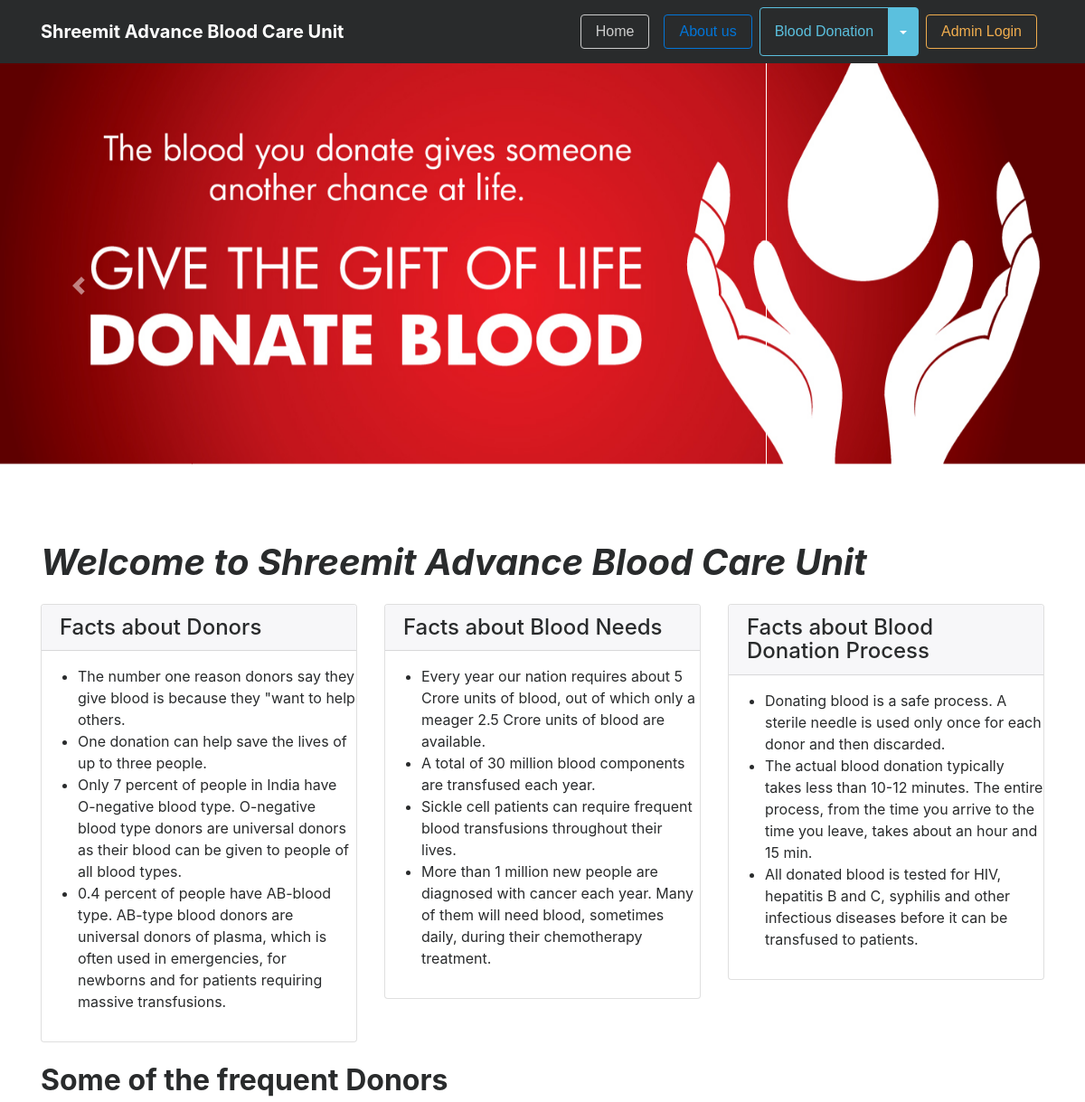
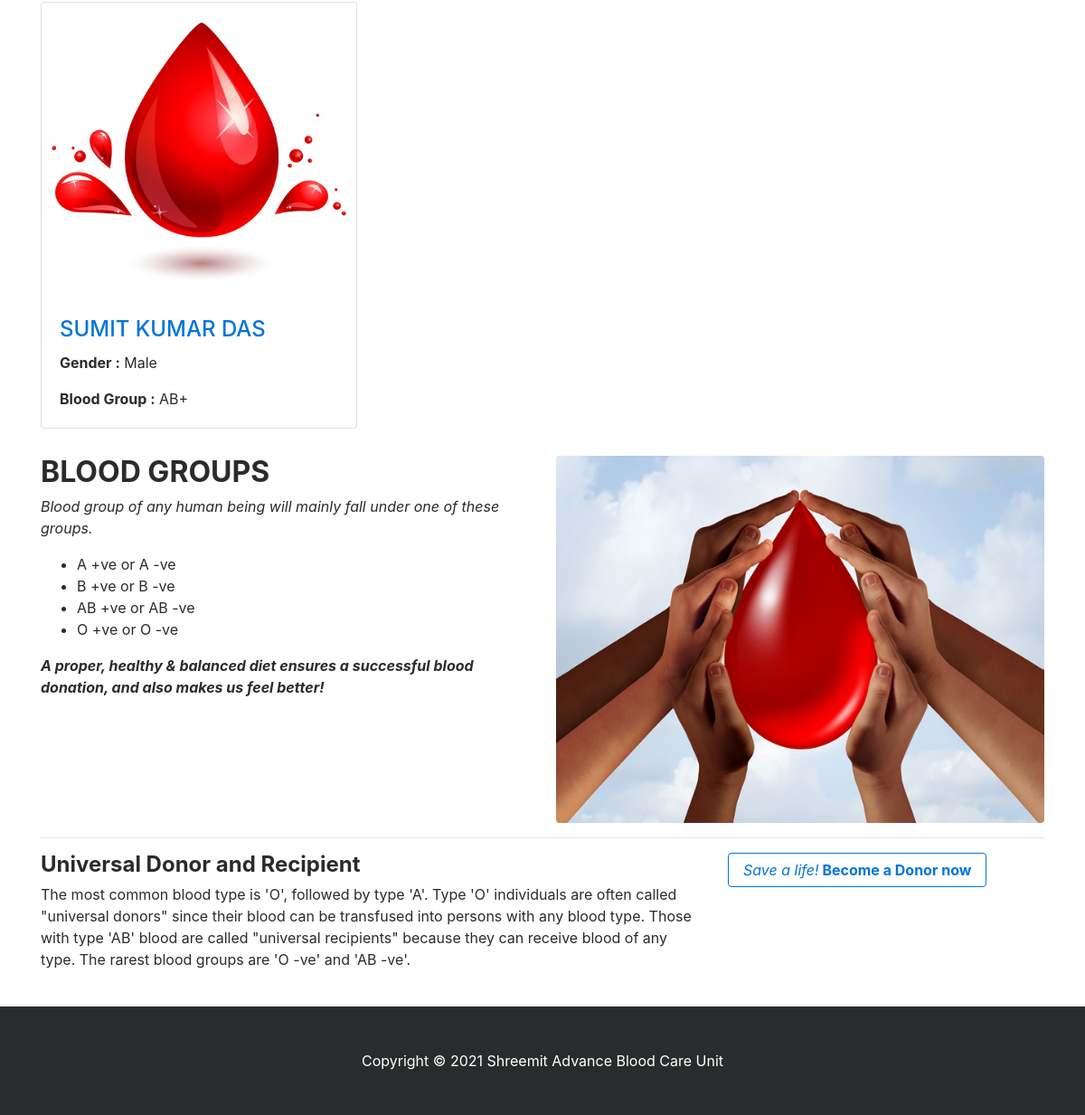
The page / on the database its author committed (2 pictures, top to bottom).
### tables this page shows
CREATE TABLE `tblblooddonars` (
  `id` int(11) NOT NULL,
  `FullName` varchar(100) DEFAULT NULL,
  `MobileNumber` char(11) DEFAULT NULL,
  `EmailId` varchar(100) DEFAULT NULL,
  `Gender` varchar(20) DEFAULT NULL,
  `Age` int(11) DEFAULT NULL,
  `BloodGroup` varchar(20) DEFAULT NULL,
  `Address` varchar(255) DEFAULT NULL,
  `Message` mediumtext DEFAULT NULL,
  `PostingDate` timestamp NOT NULL DEFAULT current_timestamp(),
  `status` int(1) DEFAULT NULL
);

### index.php (the view, shortened to what this page needs)
<?php
include('includes/config.php');
?>
<!DOCTYPE html>
<html lang="en">
<head>
    <link href="vendor/bootstrap/css/bootstrap.min.css" rel="stylesheet">
    <link href="vendor/font-awesome/css/font-awesome.min.css" rel="stylesheet" type="text/css">
    <link href="css/modern-business.css" rel="stylesheet">
</head>
<body>
    <?php include('includes/header.php'); ?>
    <?php include('includes/slider.php'); ?>
    <div class="container">
        <h1 class="my-4"> <b><i>Welcome to Shreemit Advance Blood Care Unit</i></b> </h1>
        <div class="row">
            <div class="col-lg-4 mb-4">
                <div class="card">
                    <h4 class="card-header">Facts about Donors</h4>
                    <p class="card-text" style="padding-left:2%">
                    <ul>
                        <li>The number one reason donors say they give blood is because they "want to help others.</li>
                        <li>One donation can help save the lives of up to three people.</li>
                        <li>Only 7 percent of people in India have O-negative blood type. O-negative blood type donors are universal donors as their blood can be given to people of all blood types.</li>
                        <li>0.4 percent of people have AB-blood type. AB-type blood donors are universal donors of plasma, which is often used in emergencies, for newborns and for patients requiring massive transfusions.</li>
                    </ul>
                    </p>
                </div>
            </div>
            <div class="col-lg-4 mb-4">
                <div class="card">
                    <h4 class="card-header">Facts about Blood Needs</h4>
                    <p class="card-text" style="padding-left:2%">
                    <ul>
                        <li>Every year our nation requires about 5 Crore units of blood, out of which only a meager 2.5 Crore units of blood are available.</li>
                        <li>A total of 30 million blood components are transfused each year.</li>
                        <li>Sickle cell patients can require frequent blood transfusions throughout their lives.</li>
                        <li>More than 1 million new people are diagnosed with cancer each year. Many of them will need blood, sometimes daily, during their chemotherapy treatment.</li>
                    </ul>
                    </p>
                </div>
            </div>
            <div class="col-lg-4 mb-4">
                <div class="card">
                    <h4 class="card-header">Facts about Blood Donation Process</h4>
                    <p class="card-text" style="padding-left:2%">
                    <ul>
                        <li>Donating blood is a safe process. A sterile needle is used only once for each donor and then discarded.</li>
                        <li>The actual blood donation typically takes less than 10-12 minutes. The entire process, from the time you arrive to the time you leave, takes about an hour and 15 min.</li>
                        <li>All donated blood is tested for HIV, hepatitis B and C, syphilis and other infectious diseases before it can be transfused to patients.</li>
                    </ul>
                    </p>
                </div>
            </div>
        </div>
        <h2><b>Some of the frequent Donors</b></h2>
        <div class="row">
            <?php
            $status = 1;
            $sql = "SELECT * from tblblooddonars where status=:status order by rand() limit 6";
            $query = $dbh->prepare($sql);
            $query->bindParam(':status', $status, PDO::PARAM_STR);
            $query->execute();
            $results = $query->fetchAll(PDO::FETCH_OBJ);
            if ($query->rowCount() > 0) {
                foreach ($results as $result) { ?>
                    <div class="col-lg-4 col-sm-6 portfolio-item">
                        <div class="card h-100">
                            <a href="#"><img class="card-img-top img-fluid" src="images/blood-donor (2).jpg" alt=""></a>
                            <div class="card-block">
                                <h4 class="card-title"><a href="#"><?php echo htmlentities($result->FullName); ?></a></h4>
                                <p class="card-text"><b> Gender :</b> <?php echo htmlentities($result->Gender); ?></p>
                                <p class="card-text"><b>Blood Group :</b> <?php echo htmlentities($result->BloodGroup); ?></p>
                            </div>
                        </div>
                    </div>
            <?php }
            } ?>
        </div>
        <div class="row">
            <div class="col-lg-6">
                <h2><b>BLOOD GROUPS</b></h2>
                <p> <i>Blood group of any human being will mainly fall under one of these groups.</i></p>
                <ul>
                    <li>A +ve or A -ve</li>
                    <li>B +ve or B -ve</li>
                    <li>AB +ve or AB -ve</li>
                    <li>O +ve or O -ve</li>
                </ul>
                <p><b><i>A proper, healthy & balanced diet ensures a successful blood donation, and also makes us feel better!</i></b></p>
            </div>
            <div class="col-lg-6">
                <img class="img-fluid rounded" src="images/blood-donor (3).jpg" alt="">
            </div>
        </div>
        <hr>
        <div class="row mb-4">
            <div class="col-md-8">
                <h4><b>Universal Donor and Recipient</b></h4>
                <p>
                    The most common blood type is 'O', followed by type 'A'.
                    Type 'O' individuals are often called "universal donors" since their blood can be transfused into persons with any blood type. Those with type 'AB' blood are called "universal recipients" because they can receive blood of any type. The rarest blood groups are 'O -ve' and 'AB -ve'.
                </p>
            </div>
            <div class="col-md-4">
                <a class="btn btn-outline-primary" href="become-donar.php"> <i>Save a life!</i><b> Become a Donor now</b></a>
            </div>
        </div>
    </div>
    <?php include('includes/footer.php'); ?>
</body>
</html>

### includes/header.php (shortened to what this page needs)
<nav class="navbar fixed-top navbar-toggleable-md navbar-inverse bg-inverse">
    <div class="container">
        <a class="navbar-brand" href="index.php"><b>Shreemit Advance Blood Care Unit</b></a>
        <div class="collapse navbar-collapse" id="navbarExample">
            <ul class="navbar-nav ml-auto">
                <li class="nav-item">
                    <a class="nav-link" href="index.php"> <button type="button" class="btn btn-outline-secondary">Home</button></a>
                </li>
                <li class="nav-item">
                    <a class="nav-link" href="page.php?type=aboutus"> <button type="button" class="btn btn-outline-primary">About us</button></a>
                </li>
                <div class="btn-group">
                    <button type="button" class="btn btn-outline-info">Blood Donation</button>
                    <button type="button" class="btn btn-info dropdown-toggle dropdown-toggle-split" data-toggle="dropdown" aria-haspopup="true" aria-expanded="false">
                    </button>
                </div>
                <li class="nav-item">
                    <a class="nav-link" href="./admin/index.php" target="_blank"> <button type="button" class="btn btn-outline-warning">Admin Login</button></a>
                </li>
            </ul>
        </div>
    </div>
</nav>

### includes/slider.php (shortened to what this page needs)
 <header>
 <div id="carouselExampleIndicators" class="carousel slide" data-ride="carousel">
  <ol class="carousel-indicators">
    <li data-target="#carouselExampleIndicators" data-slide-to="0" class="active"></li>
    <li data-target="#carouselExampleIndicators" data-slide-to="1"></li>
  </ol>
  <div class="carousel-inner">
    <div class="carousel-item active">
      <img src="./images/banner0.jpg" class="d-block w-100" alt="...">
    </div>
  </div>
  <a class="carousel-control-prev" href="#carouselExampleIndicators" role="button" data-slide="prev">
    <span class="carousel-control-prev-icon" aria-hidden="true"></span>
  </a>
  <a class="carousel-control-next" href="#carouselExampleIndicators" role="button" data-slide="next">
    <span class="carousel-control-next-icon" aria-hidden="true"></span>
  </a>
</div>
 </header>

### includes/footer.php
<footer class="py-5 bg-inverse">
      <div class="container">
          <p class="m-0 text-center text-white">Copyright &copy 2021 Shreemit Advance Blood Care Unit</p>
      </div>
  </footer>

### css/modern-business.css (style rules this page uses)
body { padding-top: 54px; }
@media (min-width: 992px) { body { padding-top: 56px; } }
.carousel-item { height: 65vh; min-height: 300px; background: no-repeat center center scroll; -webkit-background-size: cover; -moz-background-size: cover; -o-background-size: cover; background-size: cover; }
.portfolio-item { margin-bottom: 30px; }

### index.php (style rules this page uses)
.carousel-item.active, .carousel-item-next, .carousel-item-prev { display: block; }

### rows shown on the page
tblblooddonars: FullName "SUMIT KUMAR DAS", Gender "Male", BloodGroup "AB+"
